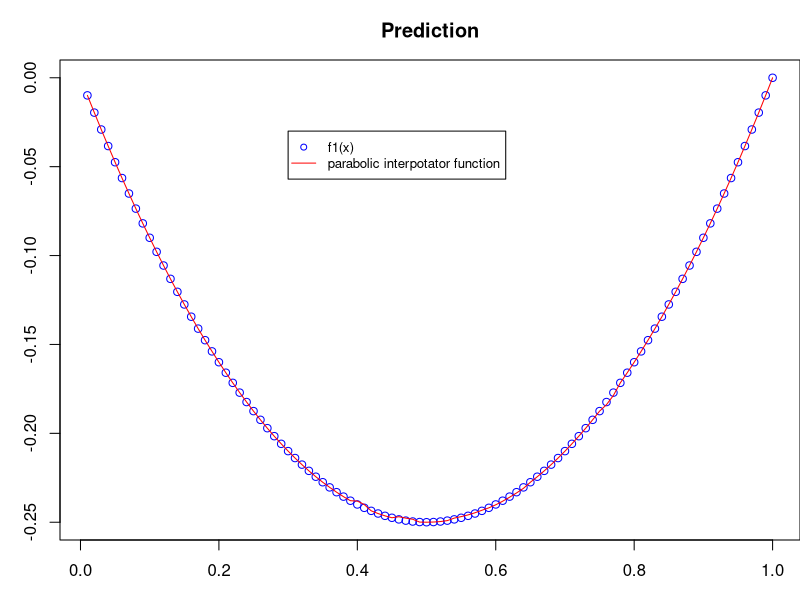
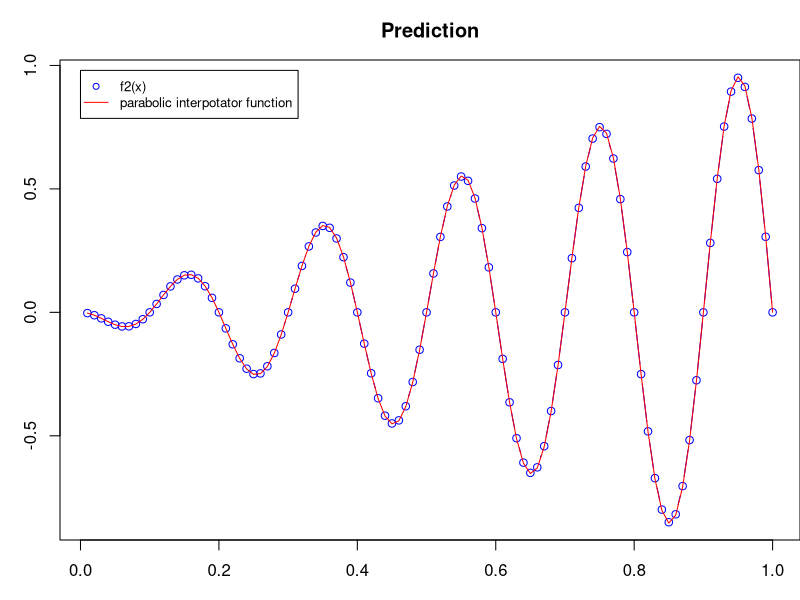

These figures' R source, in order:
## ---- chunk 1
knitr::opts_chunk$set(echo = TRUE)
## ---- chunk 2
parabolic_inter = function(a,x){
  a0 = a[1]
  a1 = a[2]
  a2 = a[3]
  res = a0 + a1*x + a2*(x^2)
  return(res)
}
sum_square_error = function(a,x,func){
  x0 = x[1]
  x1 = x[2]
  x2 = x[3]
  res = sum((func(x0)-parabolic_inter(a,x0))^2,(func(x1)-parabolic_inter(a,x1))^2,
            (func(x2)-parabolic_inter(a,x2))^2)
  return(res)
}
opt = function(x,func){
  a = c(0,0,0)
  res = optim(a,sum_square_error,x = x,func = func)
  res = res$par
  return(res)
}
## ---- chunk 3
approx = function(n,func){
 interval = 1/n
 midpoint = 1/(2*n)
 res = data.frame()
 for(i in 1:n){
   end_point = i/n
   x = c((end_point - interval),(end_point - midpoint),end_point) 
   res = append(res,as.data.frame(opt(x,func)))
 }
 return(res)
}
## ---- chunk 4
f1 = function(x){
  res = -x *(1-x)
  return(res)
}
f2 = function(x){
  res = -x * sin(10*pi*x)
  return(res)
}
x = c()
for(i in 1:100){x[i] = i/100}

approx1 = approx(100,f1)
interpolate_result1 = c()
for(i in 1:length(approx1)){
  a = as.vector(approx1[[i]])
  interpolate_result1 = append(interpolate_result1,parabolic_inter(a,x[i]))
}
par(mar = c(3,3,3,0))
plot(x,f1(x),xlab = "x",ylab = "y",col = "blue", type = "b")
lines(x,interpolate_result1,col = "red")
title("Prediction")
legend(0.3, -0.03, legend=c("f1(x)", "parabolic interpotator function"),
       col=c("blue", "red"), pch=c(1,NA),lty=c(0,1), cex=0.8)

## ---- chunk 5
approx2 = approx(100,f2)
interpolate_result2 = c()
for(i in 1:length(x)){
  a = as.vector(approx2[[i]])
  interpolate_result2 = append(interpolate_result2,parabolic_inter(a,x[i]))
}
plot(x,f2(x),xlab = "x",ylab = "y",col = "blue", type = "b")
lines(x,interpolate_result2,col = "red")
title("Prediction")
legend(0, 0.98, legend=c("f2(x)", "parabolic interpotator function"),
       col=c("blue", "red"), pch=c(1,NA),lty=c(0,1), cex=0.8)
